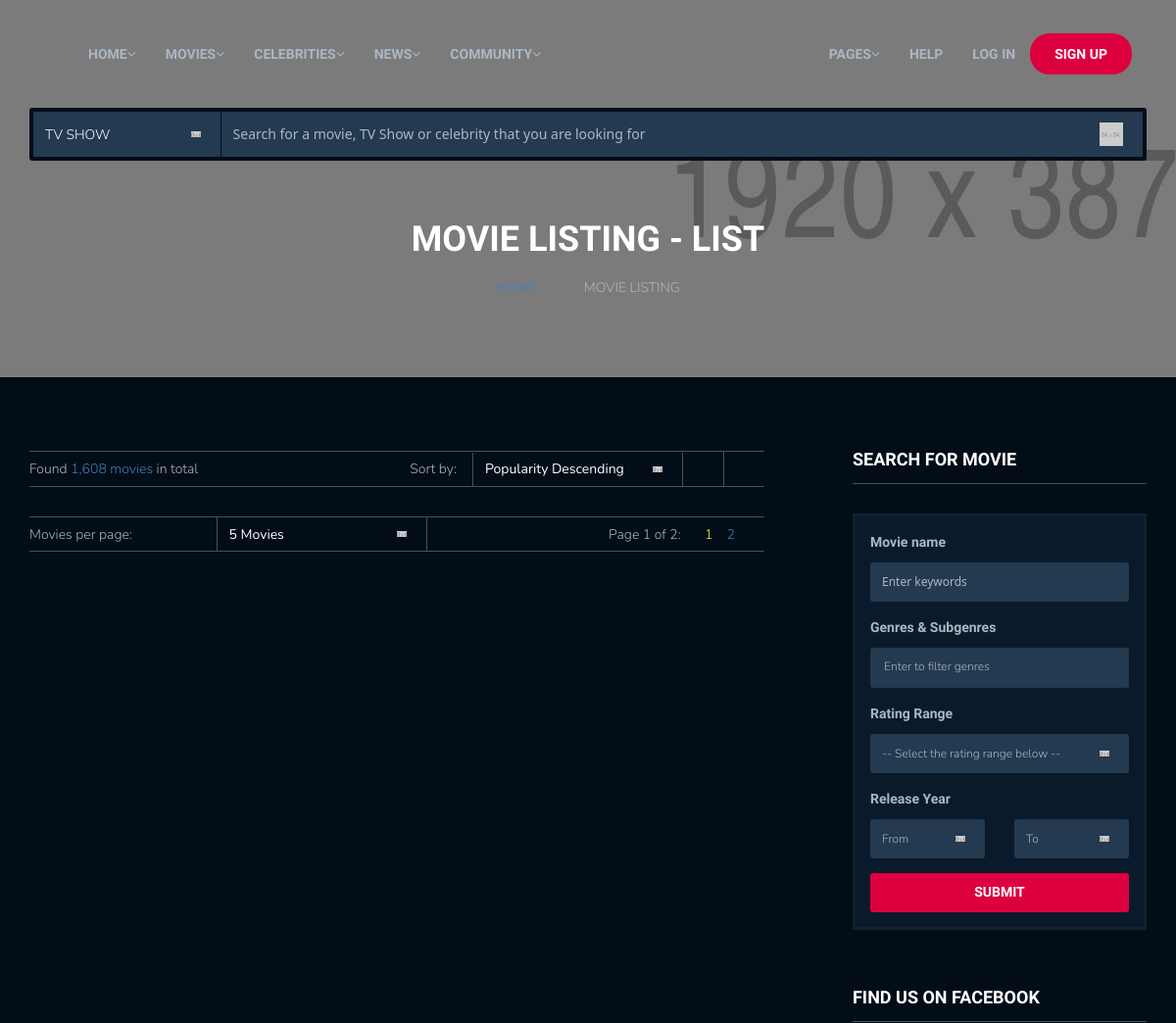
The app's page / (upper part), older data.
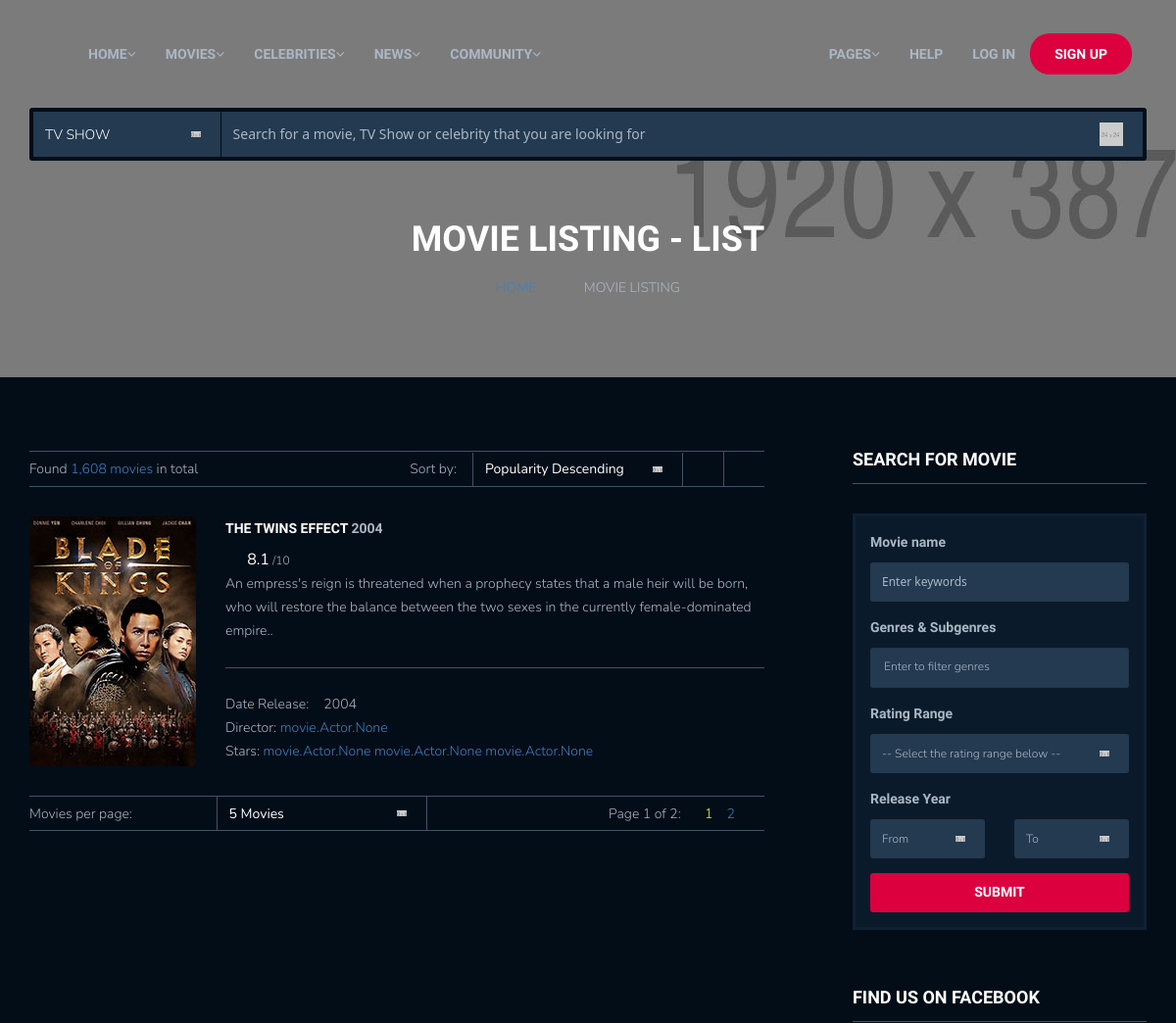
The same page, newer data.
### movie/models.py (models this page shows, shortened)
class Movie(models.Model):
    title = models.CharField('Nomi', max_length=100)
    tagline = models.CharField('Slogan', max_length=100, default='' )
    description = models.TextField('Opisaniyasi')
    poster = models.ImageField('Poster', upload_to='movies/')
    years = models.PositiveSmallIntegerField('Chiqgan sanasi', default=2020)
    country = models.CharField('Mamlakat', max_length=50)
    directors = models.ManyToManyField(Actor, verbose_name='rejisor', related_name='film_director')
    actors = models.ManyToManyField(Actor, verbose_name='Akter', related_name='film_actor')
    genres = models.ManyToManyField(Genre, verbose_name='janr')
    world_premiere = models.DateField('Dunyo premyerasi', default=date.today)
    budget = models.PositiveIntegerField('Byujet', default=0, help_text='narxini dollarda korsating')
    fees_in_usa = models.PositiveIntegerField('AQSHda yigilgan puli', default=0, help_text='narxini dollarda korsating')
    fees_in_world = models.PositiveIntegerField('Dunyoda yigilgan puli', default=0, help_text='narxini dollarda korsating')
    category = models.ForeignKey(Category, verbose_name='Kategoriya', on_delete=models.SET_NULL, null=True)
    url = models.SlugField(max_length=130, unique=True)
    draft = models.BooleanField('Chernovik', default=False)
    def get_absolute_url(self):
        return reverse('moviesingle', kwargs={'slug': self.url})
    class Meta:
        verbose_name = 'Film'
        verbose_name_plural = 'Filmlar'

### movie/views.py (the view)
# urls.py: path('', views.MoviesView.as_view()),
class MoviesView(View):
    def get (self, request):
        movies = Movie.objects.all()
        return render (request, 'movies/movielist.html', {'movie_list': movies})

### movie/templatetags/movie_tag.py (called while the page is built)
@register.simple_tag()
def get_categories():
	return Category.objects.all()

### templates/movies/movielist.html (shortened to what this page needs)
{% extends "movies/base.html" %}
{% block content %}
<div class="page-single movie_list">
	<div class="container">
		<div class="row ipad-width2">
			<div class="col-md-8 col-sm-12 col-xs-12">
				<div class="topbar-filter">
					<p>Found <span>1,608 movies</span> in total</p>
					<label>Sort by:</label>
					<select>
						<option value="popularity">Popularity Descending</option>
					</select>
					<a href="movielist.html" class="list"><i class="ion-ios-list-outline active"></i></a>
					<a  href="moviegrid.html" class="grid"><i class="ion-grid"></i></a>
				</div>
				{% for movie in movie_list%}
				<div class="movie-item-style-2">
					<img src="{{ movie.poster.url }}" alt="">
					<div class="mv-item-infor">
						<h6><a href="{{ movie.get_absolute_url}}">{{ movie.title}} <span>{{movie.years}}</span></a></h6>
						<p class="rate"><i class="ion-android-star"></i><span>8.1</span> /10</p>
						<p class="describe">{{movie.description|safe}}.</p>
						<p class="run-time">Date Release:<span>{{movie.years}}</span></p>
						<p>Director: <a href="#">{{movie.directors}}</a></p>
						<p>Stars: <a href="#">{{movie.actors}}</a> <a href="#">{{movie.actors}}</a> <a href="#">{{movie.actors}}</a></p>
					</div>
				</div>
				{% endfor %}
				<div class="topbar-filter">
					<label>Movies per page:</label>
					<select>
						<option value="range">5 Movies</option>
					</select>
					<div class="pagination2">
						<span>Page 1 of 2:</span>
						<a class="active" href="#">1</a>
						<a href="#">2</a>
						<a href="#"><i class="ion-arrow-right-b"></i></a>
					</div>
				</div>
			</div>
                    {% include 'include/sidebar.html' %}
		</div>
	</div>
</div>
{% endblock %}

### templates/movies/base.html (shortened to what this page needs)
{% extends 'base.html' %}

### templates/base.html (shortened to what this page needs)
<!DOCTYPE html>
{% load static %}
<html lang="en" class="no-js">
<head>
	<link rel="stylesheet" href="{% static 'css/plugins.css' %}">
	<link rel="stylesheet" href="{% static 'css/style.css' %}">
</head>
<body>
{% include 'include/header.html' %}
{% include "include/navbar.html" %}
{% block content%}
{% endblock content%}
</body>
</html>

### templates/include/header.html (shortened to what this page needs)
{% load movie_tag %}
<header class="ht-header">
	<div class="container">
		<nav class="navbar navbar-default navbar-custom">
				<div class="collapse navbar-collapse flex-parent" id="bs-example-navbar-collapse-1">
					<ul class="nav navbar-nav flex-child-menu menu-left">
						<li class="dropdown first">
							<a class="btn btn-default dropdown-toggle lv1" data-toggle="dropdown">
							Home <i class="fa fa-angle-down" aria-hidden="true"></i>
							</a>
						</li>
						<li class="dropdown first">
							<a class="btn btn-default dropdown-toggle lv1" data-toggle="dropdown" data-hover="dropdown">
							movies<i class="fa fa-angle-down" aria-hidden="true"></i>
							</a>
						</li>
						<li class="dropdown first">
							<a class="btn btn-default dropdown-toggle lv1" data-toggle="dropdown" data-hover="dropdown">
							celebrities <i class="fa fa-angle-down" aria-hidden="true"></i>
							</a>
						</li>
						<li class="dropdown first">
							<a class="btn btn-default dropdown-toggle lv1" data-toggle="dropdown" data-hover="dropdown">
							news <i class="fa fa-angle-down" aria-hidden="true"></i>
							</a>
						</li>
						<li class="dropdown first">
							<a class="btn btn-default dropdown-toggle lv1" data-toggle="dropdown" data-hover="dropdown">
							community <i class="fa fa-angle-down" aria-hidden="true"></i>
							</a>
						</li>
					</ul>
					<ul class="nav navbar-nav flex-child-menu menu-right">
						<li class="dropdown first">
							<a class="btn btn-default dropdown-toggle lv1" data-toggle="dropdown" data-hover="dropdown">
							pages <i class="fa fa-angle-down" aria-hidden="true"></i>
							</a>
						</li>
						<li><a href="#">Help</a></li>
						<li class="loginLink"><a href="#">LOG In</a></li>
						<li class="btn signupLink"><a href="#">sign up</a></li>
					</ul>
				</div>
	    </nav>
	    <div class="top-search">
	    	<select>
				<option value="united">TV show</option>
			</select>
			<input type="text" placeholder="Search for a movie, TV Show or celebrity that you are looking for">
	    </div>
	</div>
</header>

### templates/include/navbar.html (shortened to what this page needs)
<div class="hero common-hero">
	<div class="container">
		<div class="row">
			<div class="col-md-12">
				<div class="hero-ct">
					<h1> movie listing - list</h1>
					<ul class="breadcumb">
						<li class="active"><a href="#">Home</a></li>
						<li> <span class="ion-ios-arrow-right"></span> movie listing</li>
					</ul>
				</div>
			</div>
		</div>
	</div>
</div>

### templates/include/sidebar.html (shortened to what this page needs)
<div class="col-md-4 col-sm-12 col-xs-12">
				<div class="sidebar">
					<div class="searh-form">
						<h4 class="sb-title">Search for movie</h4>
						<form class="form-style-1" action="#">
							<div class="row">
								<div class="col-md-12 form-it">
									<label>Movie name</label>
									<input type="text" placeholder="Enter keywords">
								</div>
								<div class="col-md-12 form-it">
									<label>Genres & Subgenres</label>
									<div class="group-ip">
										<select
											name="skills" multiple="" class="ui fluid dropdown">
											<option value="">Enter to filter genres</option>
										</select>
									</div>
								</div>
								<div class="col-md-12 form-it">
									<label>Rating Range</label>
									 <select>
										<option value="range">-- Select the rating range below --</option>
									</select>
								</div>
								<div class="col-md-12 form-it">
									<label>Release Year</label>
									<div class="row">
										<div class="col-md-6">
											<select>
												<option value="range">From</option>
											</select>
										</div>
										<div class="col-md-6">
											<select>
												<option value="range">To</option>
											</select>
										</div>
									</div>
								</div>
								<div class="col-md-12 ">
									<input class="submit" type="submit" value="submit">
								</div>
							</div>
						</form>
					</div>
					<div class="sb-facebook sb-it">
						<h4 class="sb-title">Find us on Facebook</h4>
					</div>
				</div>
			</div>

Row changes from the older to the newer data that the page shows:
added Movie: poster (picture), title "THE TWINS EFFECT", years "2004", description "An empress's reign is threatened when a prophecy states that a male heir will be born, who will restore the balance between the two sexes in the currently female-dominated empire.", directors "movie.Actor.None", actors "movie.Actor.None"
